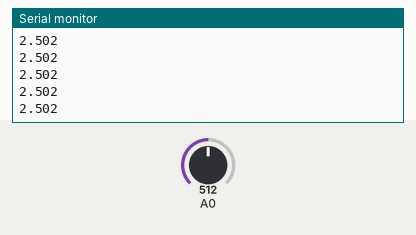
Bench run of a sketch on a simulated Arduino Uno, built with avr-gcc and run on an emulated ATmega328P. Shown: the last lines printed to the serial monitor. Inputs (shaded band) come from the test bench; at power-on: A0 = 512.

Above: at 1.2 s.
1.3 s: A0 set to 716
At 1.68 s:
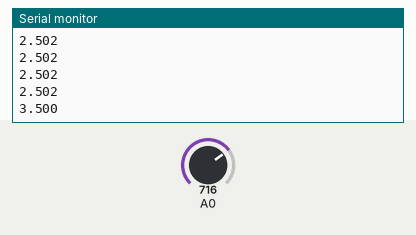
2.8 s: A0 set to 900
At 2.94 s:
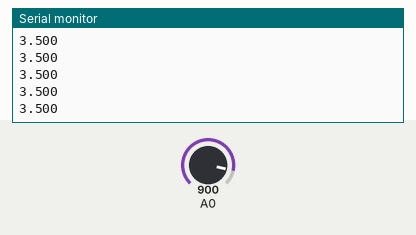
Timing chart, 0 to 5.8 s (numbered marks = the images above; inputs shaded):
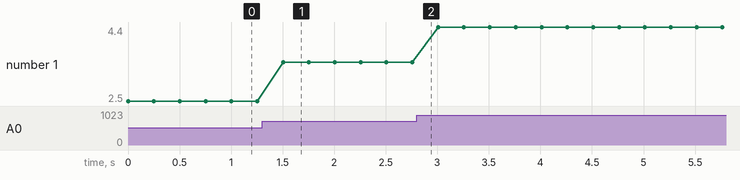

Measured:
- after the input at 1.3 s, the serial monitor: prints a new line after 0.20 s (image 1)
- plotted number 1: 2.5 → 3.5 after the input at 1.3 s, 3.5 → 4.4 after the input at 2.8 s

The sketch:

aula12_nivel1.ino
```cpp
// Aula 12 – Nível 1: Revisão: tensão no Serial
// pecas: pot A0
// Revisão: tensão do A0 com 3 casas decimais
#include <Arduino.h>                    // funções do Arduino (pinMode, digitalWrite, delay...)
void setup() {                          // roda uma vez, quando a placa liga
  Serial.begin(9600);                   // abre o Monitor Serial a 9600 baud
}

void loop() {                           // repete para sempre
  Serial.println(analogRead(A0) * 5.0 / 1023.0, 3);   // envia analogRead(A0) * 5.0 / 1023.0 ao Monitor Serial e quebra a linha
  delay(250);                           // espera 250 ms
}
```
